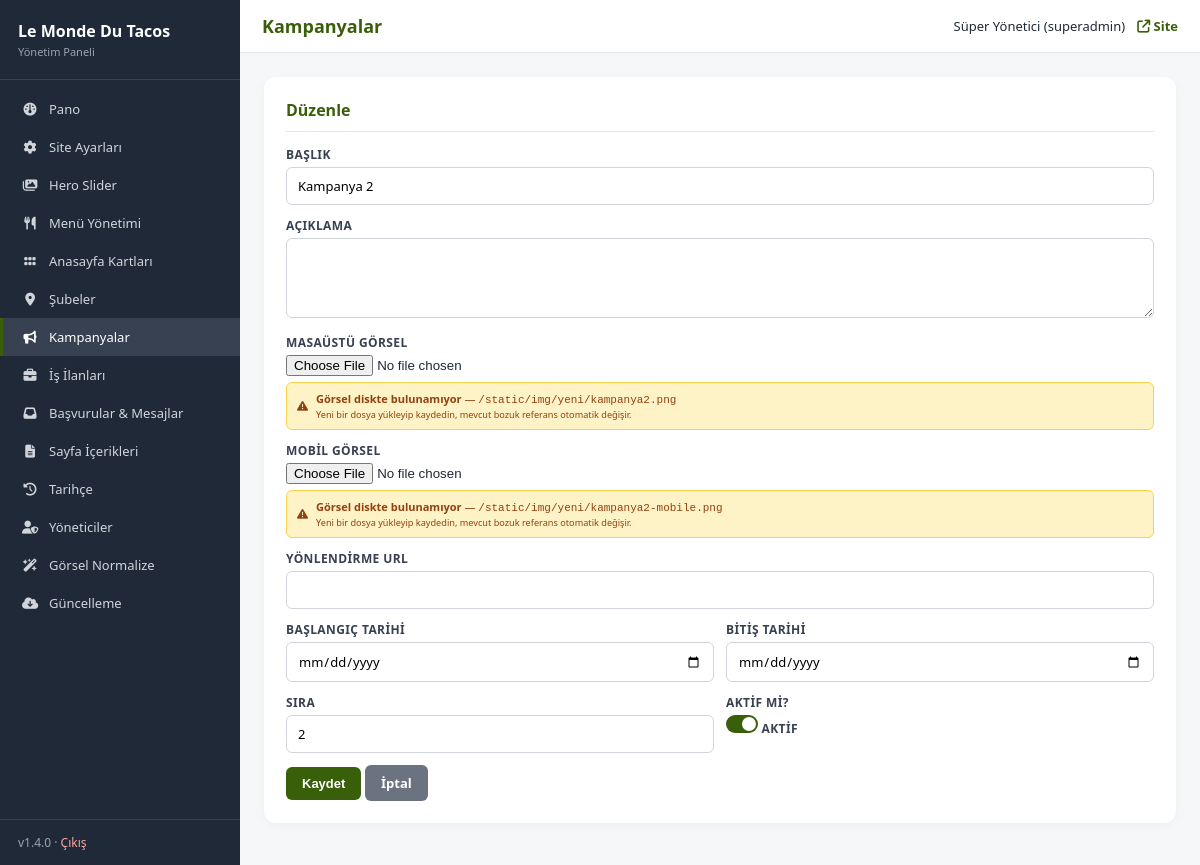
The app's page /admin/campaigns.php?action=edit&id=2 (signed in), older data.
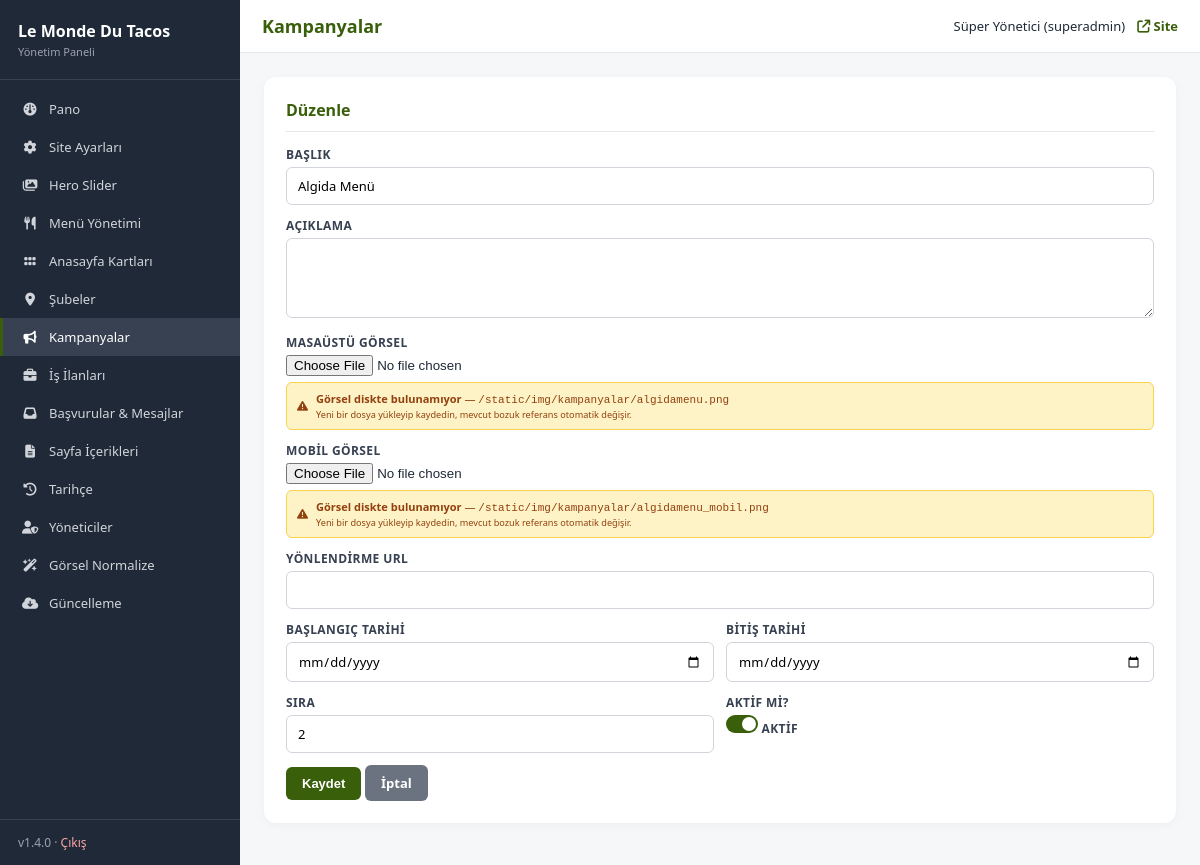
The same page, newer data.
### tables this page shows
CREATE TABLE IF NOT EXISTS campaigns (
    id            INT UNSIGNED AUTO_INCREMENT PRIMARY KEY,
    title         VARCHAR(200) NULL,
    description   TEXT NULL,
    image         VARCHAR(255) NOT NULL,
    image_mobile  VARCHAR(255) NULL,
    link_url      VARCHAR(255) NULL,
    starts_on     DATE NULL,
    ends_on       DATE NULL,
    sort_order    INT NOT NULL DEFAULT 0,
    is_active     TINYINT(1) NOT NULL DEFAULT 1,
    created_at    TIMESTAMP DEFAULT CURRENT_TIMESTAMP,
    INDEX idx_active_sort (is_active, sort_order)
);

### includes/db.php (called while the page is built, shortened)
<?php
function db(): PDO {
    static $pdo = null;
    if ($pdo instanceof PDO) {
        return $pdo;
    }
    $dsn = sprintf(
        'mysql:host=%s;dbname=%s;charset=%s',
        DB_HOST,
        DB_NAME,
        DB_CHARSET
    );
    try {
        $pdo = new PDO($dsn, DB_USER, DB_PASS, [
            PDO::ATTR_ERRMODE            => PDO::ERRMODE_EXCEPTION,
            PDO::ATTR_DEFAULT_FETCH_MODE => PDO::FETCH_ASSOC,
            PDO::ATTR_EMULATE_PREPARES   => false,
            PDO::MYSQL_ATTR_INIT_COMMAND => "SET NAMES " . DB_CHARSET . " COLLATE utf8mb4_unicode_ci",
        ]);
    } catch (PDOException $e) {
        if (DEBUG) {
            die('DB error: ' . htmlspecialchars($e->getMessage(), ENT_QUOTES, 'UTF-8'));
        }
        error_log('DB connection failed: ' . $e->getMessage());
        die('Veritabanı bağlantısı kurulamadı. Lütfen daha sonra tekrar deneyin.');
    }
    return $pdo;
}

### includes/functions.php (called while the page is built, shortened)
<?php
require_once __DIR__ . '/db.php';
function e(?string $s): string {
    return htmlspecialchars((string)($s ?? ''), ENT_QUOTES | ENT_SUBSTITUTE, 'UTF-8');
}
function asset_exists(?string $path): bool {
    $root = realpath(__DIR__ . '/..');
    $path = '/' . ltrim($path, '/');
    $escaped = preg_replace_callback('/[çÇğĞıİöÖşŞüÜ]/u', function ($m) {
        $hex = str_pad(strtoupper(dechex(mb_ord($m[0], 'UTF-8'))), 4, '0', STR_PAD_LEFT);
        return '#U' . $hex;
    }, $path);
    return false;
}

### admin/campaigns.php (the view, shortened to what the changed rows need)
<?php
require __DIR__ . '/_header.php';
require __DIR__ . '/_crud.php';
$crud = new Crud([
    'table' => 'campaigns',
    'label' => 'Kampanya',
    'fields' => [
        'title'        => ['label' => 'Başlık'],
        'description'  => ['label' => 'Açıklama'],
        'image'        => [], 'image_mobile' => [],
        'link_url'     => ['label' => 'Bağlantı'],
        'starts_on'    => [],
        'ends_on'      => [],
        'sort_order'   => ['type' => 'int'],
        'is_active'    => ['type' => 'bool'],
    ],
    'images' => ['image', 'image_mobile'],
    'image_dir' => 'kampanya',
]);
$crud->handle();
$action = $_GET['action'] ?? 'list';
$row = ($action === 'edit' && !empty($_GET['id'])) ? $crud->getRow((int)$_GET['id']) : null;
if ($action === 'list'): ?>
  <div class="card">
    <h2 style="display:flex;justify-content:space-between;align-items:center">
      <span>Kampanyalar</span>
      <a href="?action=new" class="btn btn-sm">+ Yeni Kampanya</a>
    </h2>
    <?php $rows = $crud->listAll(); ?>
    <?php if (!$rows): ?>
      <div class="empty">Henüz kampanya yok.</div>
    <?php else: ?>
      <table>
        <thead><tr><th>#</th><th>Görsel</th><th>Başlık</th><th>Tarih</th><th>Sıra</th><th>Durum</th><th>İşlem</th></tr></thead>
        <tbody>
        <?php foreach ($rows as $r): ?>
          <tr>
            <td><?= (int)$r['id'] ?></td>
            <td><?= $r['image'] ? '<img class="thumb" src="' . e(asset($r['image'])) . '">' : '—' ?></td>
            <td><?= e($r['title'] ?? '—') ?></td>
            <td style="font-size:11px"><?= $r['starts_on'] ? format_date($r['starts_on'],'d.m.Y') : '—' ?> → <?= $r['ends_on'] ? format_date($r['ends_on'],'d.m.Y') : '—' ?></td>
            <td><?= (int)$r['sort_order'] ?></td>
            <td><span class="badge <?= $r['is_active'] ? 'b-on' : 'b-off' ?>"><?= $r['is_active'] ? 'Aktif' : 'Pasif' ?></span></td>
            <td class="actions">
              <a class="btn btn-sm btn-line" href="?action=edit&id=<?= $r['id'] ?>"><i class="fa-solid fa-pen"></i></a>
              <form method="post" style="display:inline"><?= csrf_field() ?><input type="hidden" name="action" value="toggle"><input type="hidden" name="id" value="<?= $r['id'] ?>"><button class="btn btn-sm btn-secondary"><i class="fa-solid fa-power-off"></i></button></form>
              <form method="post" data-confirm="Silinsin mi?" style="display:inline"><?= csrf_field() ?><input type="hidden" name="action" value="delete"><input type="hidden" name="id" value="<?= $r['id'] ?>"><button class="btn btn-sm btn-danger"><i class="fa-solid fa-trash"></i></button></form>
            </td>
          </tr>
        <?php endforeach; ?>
        </tbody>
      </table>
    <?php endif; ?>
  </div>
<?php else: ?>
  <div class="card">
    <h2><?= $row ? 'Düzenle' : 'Yeni Kampanya' ?></h2>
    <form method="post" enctype="multipart/form-data">
      <?php
        field('title','Başlık', $row['title'] ?? '');
        field('image','Masaüstü Görsel', $row['image'] ?? null, 'image');
      ?>
    </form>
  </div>
<?php endif; ?>
<?php require __DIR__ . '/_footer.php'; ?>

### admin/_crud.php (shortened to what the changed rows need)
<?php
require_once __DIR__ . '/../includes/functions.php';
class Crud
{
    public function getRow(int $id): ?array
    {
        $stmt = db()->prepare("SELECT * FROM " . $this->cfg['table'] . " WHERE id = ?");
        $stmt->execute([$id]);
        return $stmt->fetch() ?: null;
    }
}
function field(string $name, string $label, ?string $value, string $type = 'text', array $opts = []): void
{
    echo '<div class="row">';
    echo '<label>' . e($label) . ($opts['required'] ?? false ? ' *' : '') . '</label>';
    $req = ($opts['required'] ?? false) ? ' required' : '';
    $ph  = isset($opts['placeholder']) ? ' placeholder="' . e($opts['placeholder']) . '"' : '';
    switch ($type) {
        case 'textarea':
            $rows = $opts['rows'] ?? 3;
            echo '<textarea name="' . e($name) . '" rows="' . (int)$rows . '"' . $req . $ph . '>' . e($value) . '</textarea>';
            break;
        case 'image':
            if ($value) {
                if (asset_exists($value)) {
                    echo '<div class="help">Mevcut: <img src="' . e(asset($value)) . '" style="height:50px;vertical-align:middle;border-radius:4px"> <span style="color:#6b7280;font-size:11px;margin-left:6px">' . e(basename($value)) . '</span></div>';
                } else {
                    echo '<div class="help" style="background:#fef3c7;border:1px solid #fcd34d;color:#92400e;padding:8px 10px;border-radius:6px;display:flex;align-items:center;gap:8px;margin-top:6px">';
                    echo '<i class="fa-solid fa-triangle-exclamation"></i>';
                    echo '<span><strong>Görsel diskte bulunamıyor</strong> &mdash; ';
                    echo '<code style="font-size:11px">' . e($value) . '</code><br>';
                    echo '<small>Yeni bir dosya yükleyip kaydedin, mevcut bozuk referans otomatik değişir.</small></span>';
                    echo '</div>';
                }
            }
            break;
        case 'bool':
            $checked = $value ? ' checked' : '';
            echo '<label class="toggle"><input type="checkbox" name="' . e($name) . '" value="1"' . $checked . '> Aktif</label>';
            break;
        default:
            echo '<input type="' . e($type) . '" name="' . e($name) . '" value="' . e($value) . '"' . $req . $ph . '>';
    }
    echo '</div>';
}

Row changes from the older to the newer data that the page shows:
changed campaigns: title "Kampanya 2" → "Algida Menü"; image "/static/img/yeni/kampanya2.png /static/img/yeni/kampanya2-mobile.png" → "/static/img/kampanyalar/algidamenu.png /static/img/kampanyalar/algidamenu_mobil.png"
